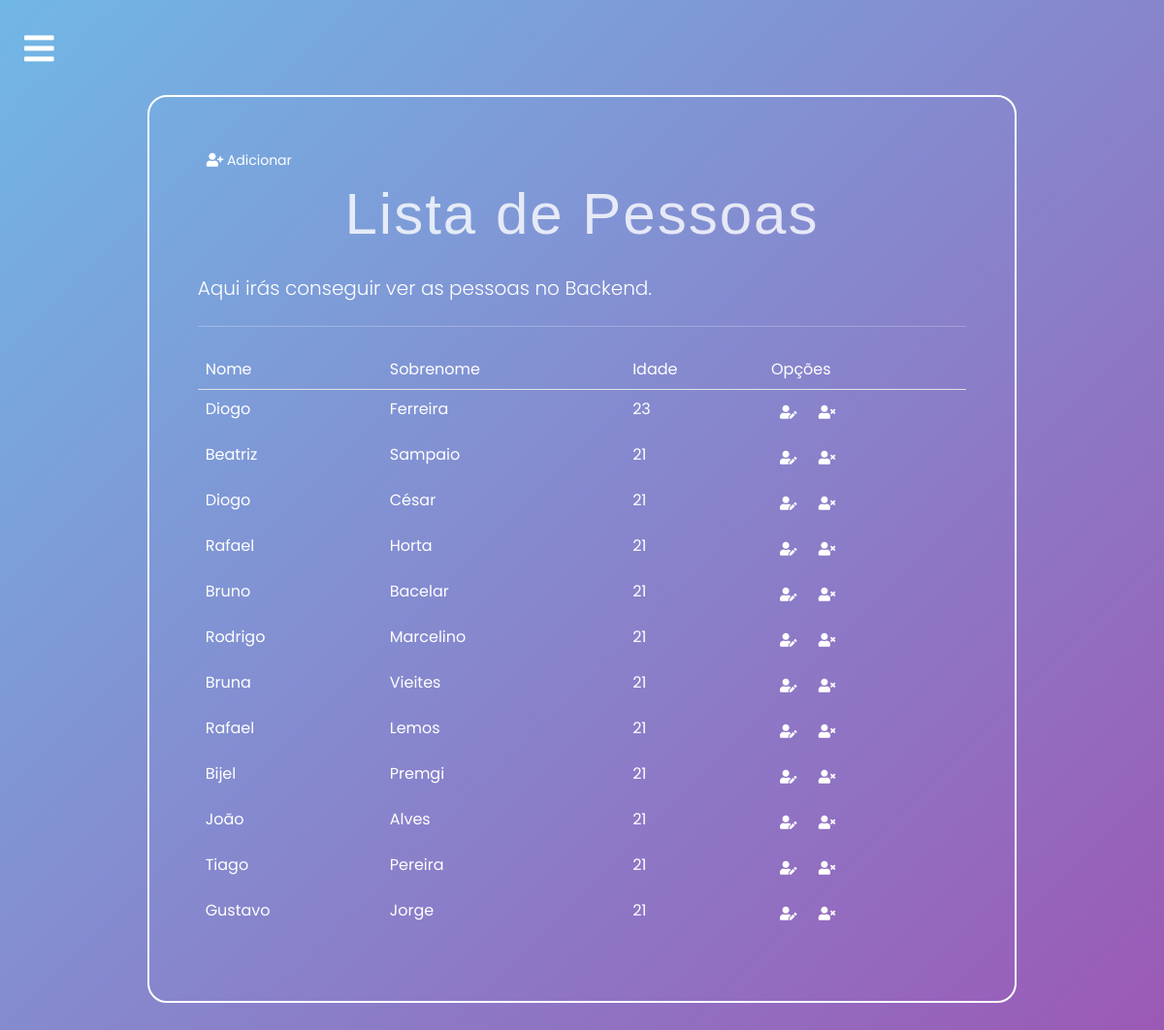
The page /backend/pessoas/list/ (signed in) on the database its author committed.
### portofolio/models.py (models this page shows, shortened)
class Pessoa (models.Model):
    nome = models.CharField(max_length=50)
    sobrenome = models.CharField(max_length=50)
    idade = models.IntegerField()
    linkedin = models.URLField(max_length=200, null=True, blank=True)
    github = models.URLField(max_length=200, null=True, blank=True)
    instagram = models.URLField(max_length=200, null=True, blank=True)
    resumo_sobre = models.TextField()
    resumo_estudos = models.TextField()
    resumo_competencias = models.TextField()

### portofolio/views.py (the view)
# urls.py: path('backend/pessoas/list/', views.pessoas_list, name='pessoas_list'), # get req. to retrieve and display all records
@login_required
def pessoas_list(request):
    context = {'pessoas_list': Pessoa.objects.all()}
    return render(request, 'portofolio/pessoal/pessoas/pessoa_list.html', context)

### portofolio/templates/portofolio/pessoal/pessoas/pessoa_list.html (shortened to what this page needs)
{%extends 'portofolio/base.html' %}
{%load crispy_forms_tags%}
{%block content%}
<div class="container">
    <div class="col-md-10 offset-md-1 mt-5">
        <div class="limiter-form jumbotron">
            <a href="{%url 'portofolio:pessoas_insert'%}" class="btn btn-primary btn-sm">
                <i class="fas fa-user-plus"></i>
                Adicionar
            </a>
            <h1 class="display-4">Lista de Pessoas</h1>
            <p class="lead">Aqui irás conseguir ver as pessoas no Backend.</p>
            <hr class="my-4">
            <table class="table table-borderless">
                <thead class="border-bottom font-weight-bold">
                    <tr>
                        <td>Nome</td>
                        <td>Sobrenome</td>
                        <td>Idade</td>
                        <td>Opções</td>
                    </tr>
                    <tbody>
                        {%for pessoa in pessoas_list%}
                        <tr>
                            <td>{{pessoa.nome}}</td>
                            <td>{{pessoa.sobrenome}}</td>
                            <td>{{pessoa.idade}}</td>
                            <td>
                                <a href="{%url 'portofolio:pessoa_update' pessoa.id%}" class="btn btn-warning btn-sm">
                                    <i class="fas fa-user-edit"></i>
                                </a>
                                <form action="{%url 'portofolio:pessoa_delete' pessoa.id%}" method="post" class="d-inline">
                                    <button type="submit" class="btn btn-danger btn-sm">
                                        <i class="fas fa-user-times"></i>
                                    </button>
                                </form>
                            </td>
                        </tr>
                        {% endfor %}
                    </tbody>
                </thead>
            </table>
        </div>
    </div>
</div>
{%endblock%}

### portofolio/static/portofolio/css/base.css (style rules this page uses)
* { margin: 0; padding: 0; box-sizing: border-box; font-family: "Poppins", sans-serif; }
body { background: linear-gradient(135deg, #71b7e6, #9b59b6); min-height: 100vh; color: white; background-size: cover; background-position: center; background-repeat: no-repeat; background-attachment: fixed; }
.table { --bs-table-color: #fff; --bs-table-bg: transparent; }
.btn-warning, .btn-danger, .btn-success, .btn-primary { --bs-btn-color: #fff; --bs-btn-bg: transparent; --bs-btn-border-color: transparent; border-radius: 5px; }
a { text-decoration: none; }
.container { display: flex; margin: auto; padding-bottom: 30px; }
h1 { text-align: center; font-weight: 500; font-size: 25px; padding-bottom: 13px; font-family: sans-serif; letter-spacing: 2px; }
.limiter-form { border: 2px solid #fff; border-radius: 20px; padding: 50px; background: transparent; }
.main h1 { color: rgba(255, 255, 255, 0.8); font-size: 60px; text-align: center; line-height: 80px; }

### rows shown on the page
Pessoa: nome "Diogo", sobrenome "Ferreira", idade "23"
Pessoa: nome "Beatriz", sobrenome "Sampaio", idade "21"
Pessoa: nome "Diogo", sobrenome "César", idade "21"
Pessoa: nome "Rafael", sobrenome "Horta", idade "21"
Pessoa: nome "Bruno", sobrenome "Bacelar", idade "21"
Pessoa: nome "Rodrigo", sobrenome "Marcelino", idade "21"
Pessoa: nome "Bruna", sobrenome "Vieites", idade "21"
Pessoa: nome "Rafael", sobrenome "Lemos", idade "21"
Pessoa: nome "Bijel", sobrenome "Premgi", idade "21"
Pessoa: nome "João", sobrenome "Alves", idade "21"
Pessoa: nome "Tiago", sobrenome "Pereira", idade "21"
Pessoa: nome "Gustavo", sobrenome "Jorge", idade "21"
